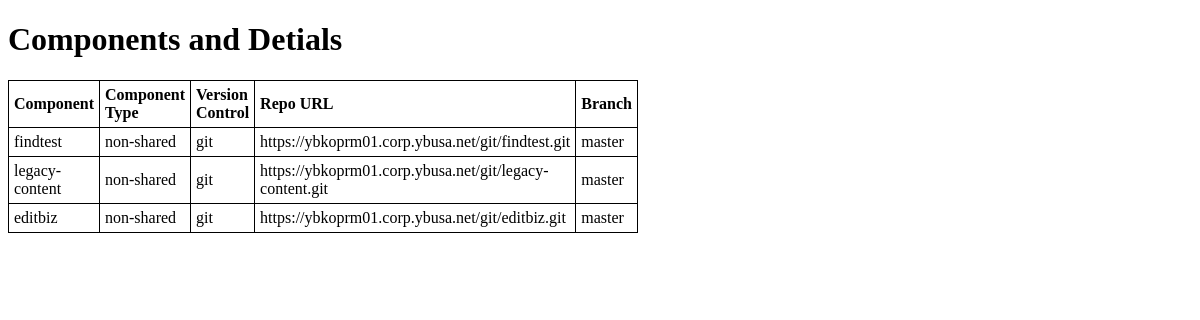
Before: /tagging/components/ with the older database file.
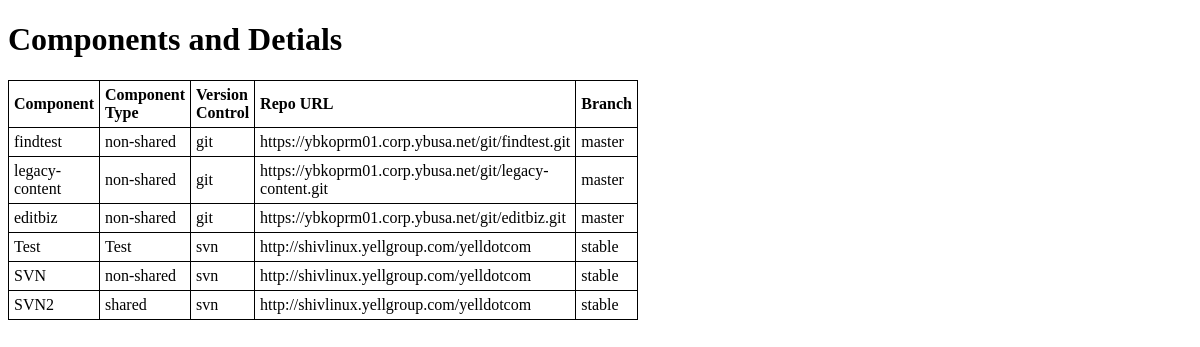
After: the same page with the newer database file.
### tagging/models.py (models this page shows)
class components(models.Model):
	component_name  = models.CharField("Component's Name",max_length=50,primary_key=True)
	component_type  = models.CharField("Component's Type",max_length=20)
        version_control = models.ForeignKey(vc_credentials)
        repo_path       = models.URLField("URL for git/svn")
        branch          = models.CharField("Branch",max_length=20)
	def __unicode__(self):
		return self.component_name
	def type(self):
		return self.component_type
	def vc(self):
		return self.version_control
	def repo(self):
		return self.repo_path
	def comp_branch(self):
		return self.branch

class vc_credentials(models.Model):
        VERSION           = (
               (u'svn',u'Subversion'),
               (u'git',u'Git'),
        )
        version_control   = models.CharField(max_length=3, choices=VERSION,primary_key=True)
        userid            = models.CharField("Username",max_length=20)
        password          = models.CharField("Password",max_length=20)
        def __unicode__(self):
		return self.version_control
	def username(self):
		return self.userid
	def passwd(self):
		return self.password

### tagging/views.py (the view)
def components(request):
        componentlist = models.components.objects.all()
        return render(request, 'components.html', {'components' : componentlist})

### templates/components.html (shortened to what this page needs)
<!DOCTYPE html>
<html>
<head>
<h1>Components and Detials</h1>
</head>
<body>
<table style="width:300px">
<tr>
  <th>Component</th>
  <th>Component Type</th>
  <th>Version Control</th>
  <th>Repo URL</th>
  <th>Branch</th>
</tr>
{% for component in components %}
<tr>
  <td>{{ component}}</td>
  <td>{{ component.type }}</td>
  <td>{{ component.vc }}</td>
  <td>{{ component.repo }}</td>
  <td>{{ component.comp_branch }}</td>
</tr>
{% endfor %}
</table>
</body>
</html>

Changed rows visible on the page:
added components: component_name "Test", type "Test", vc "svn", repo "http://shivlinux.yellgroup.com/yelldotcom", comp_branch "stable"
added components: component_name "SVN", type "non-shared", vc "svn", repo "http://shivlinux.yellgroup.com/yelldotcom", comp_branch "stable"
added components: component_name "SVN2", type "shared", vc "svn", repo "http://shivlinux.yellgroup.com/yelldotcom", comp_branch "stable"
